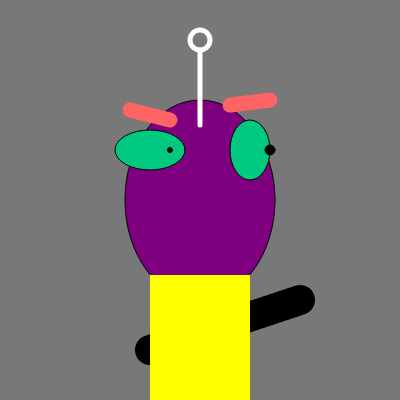
Frame 1 (no input)
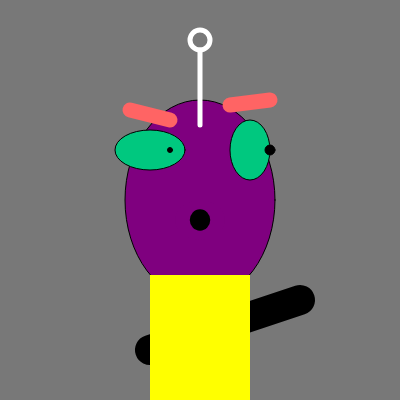
Frame 60 (no input)
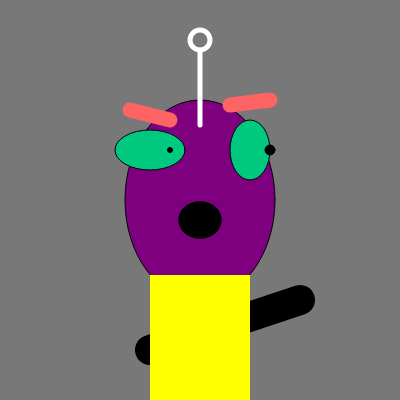
Frame 120 (the mouse pressed at the canvas centre since frame 60)

The p5.js sketch that drew these frames (run headless with seeded random() and noise() and a simulated clock; from frame 60 on, the mouse is pressed at the canvas centre):

// p5.js sketch
// ── sketch.js
// TIMER using MODULO SLOW DOWN  bb Zoog talks via jht1493 
// https://editor.p5js.org/benjamin.bergery/sketches/B22H_PB2V
function setup() {
  createDrawingCanvas();
  dark_gray_background();
  addPurpleFace();
  addGreenEyes();
  addBlackPupils();
  addOrangeEyebrows();
  addAntenna();
  // add_pink_mouth();
  addBlackArms();
  yellowBody();
}

function draw() {
  // runAtsevenFps();
  if (frameCount % 12 == 0) {
    BadCartoonTalkingMouth();    
  }
}

//++ 2 new external functions ++//

function BadCartoonTalkingMouth() {
 // console.log('width', width);
  noStroke();
  fill(127, 0, 127);
  ellipse(200, 220, 50, 40);
  fill(0, 0, 0);
  ellipse(200, 220, random(10, 50), random(5, 40));
}

function runAtsevenFps() {
    frameRate(7);
}
// CODE COMMENT
// to get the mouth redrawing on each frame, 
//lines 26-27 redraw the mouth area in purple to erase previous mouth
// lines 28-29 draw a black mouth ellipse with random width and height
// line 32 run the program at 7ps to avoid flickering mouth



// QUESTION: Does it matter if runAtsevenFps is in draw or setup?

function add_pink_mouth() {
  noStroke();
  fill(255, 0, 127);
  ellipse(200, 250, 50, 20);
}

function createDrawingCanvas() {
  createCanvas(400, 400);
}

function dark_gray_background() {
  background(120);
}

function addPurpleFace() {
  fill(127, 0, 127);
  ellipse(200, 200, 150, 200);
}

function addGreenEyes() {
  fill(0, 200, 127);
  ellipse(150, 150, 70, 40);
  ellipse(250, 150, 40, 60);
}

function addBlackPupils() {
  fill(0);
  ellipse(170, 150, 5, 5);
  ellipse(270, 150, 10, 10);
}

function addOrangeEyebrows() {
  stroke(255, 100, 100);
  strokeWeight(15);
  line(130, 110, 170, 120);
  line(230, 105, 270, 100);
}

function addAntenna() {
  stroke(255);
  strokeWeight(5);
  line(200, 125, 200, 50);
  noFill();
  ellipse(200, 40, 20, 20);
}

function add_pink_mouth() {
  noStroke();
  fill(255, 0, 127);
  ellipse(200, 250, 50, 20);
}

function addBlackArms() {
  stroke(0);
  strokeWeight(30);
  line(150, 350, 300, 300);
}

function yellowBody() {
  // No stroke
  noStroke();
  fill(255, 255, 0);
  rect(150, 275, 100, 200);
}

// NOTES
// Would indeed be great if more code could be understood without comments
// simply by naming external functions
// QUESTION: Can you do this to all code?
// QUESTION: If not, when can't you?

// Original Zoog by Mimi Yin at https://editor.p5js.org/mimiyin/sketches/SiMFwzSGS
// https://editor.p5js.org/benjamin.bergery/sketches/B22H_PB2V
//https://editor.p5js.org/jht1493/sketches/lNaN-D8fV https://editor.p5js.org/benjamin.bergery/sketches/UjXzCVArd
